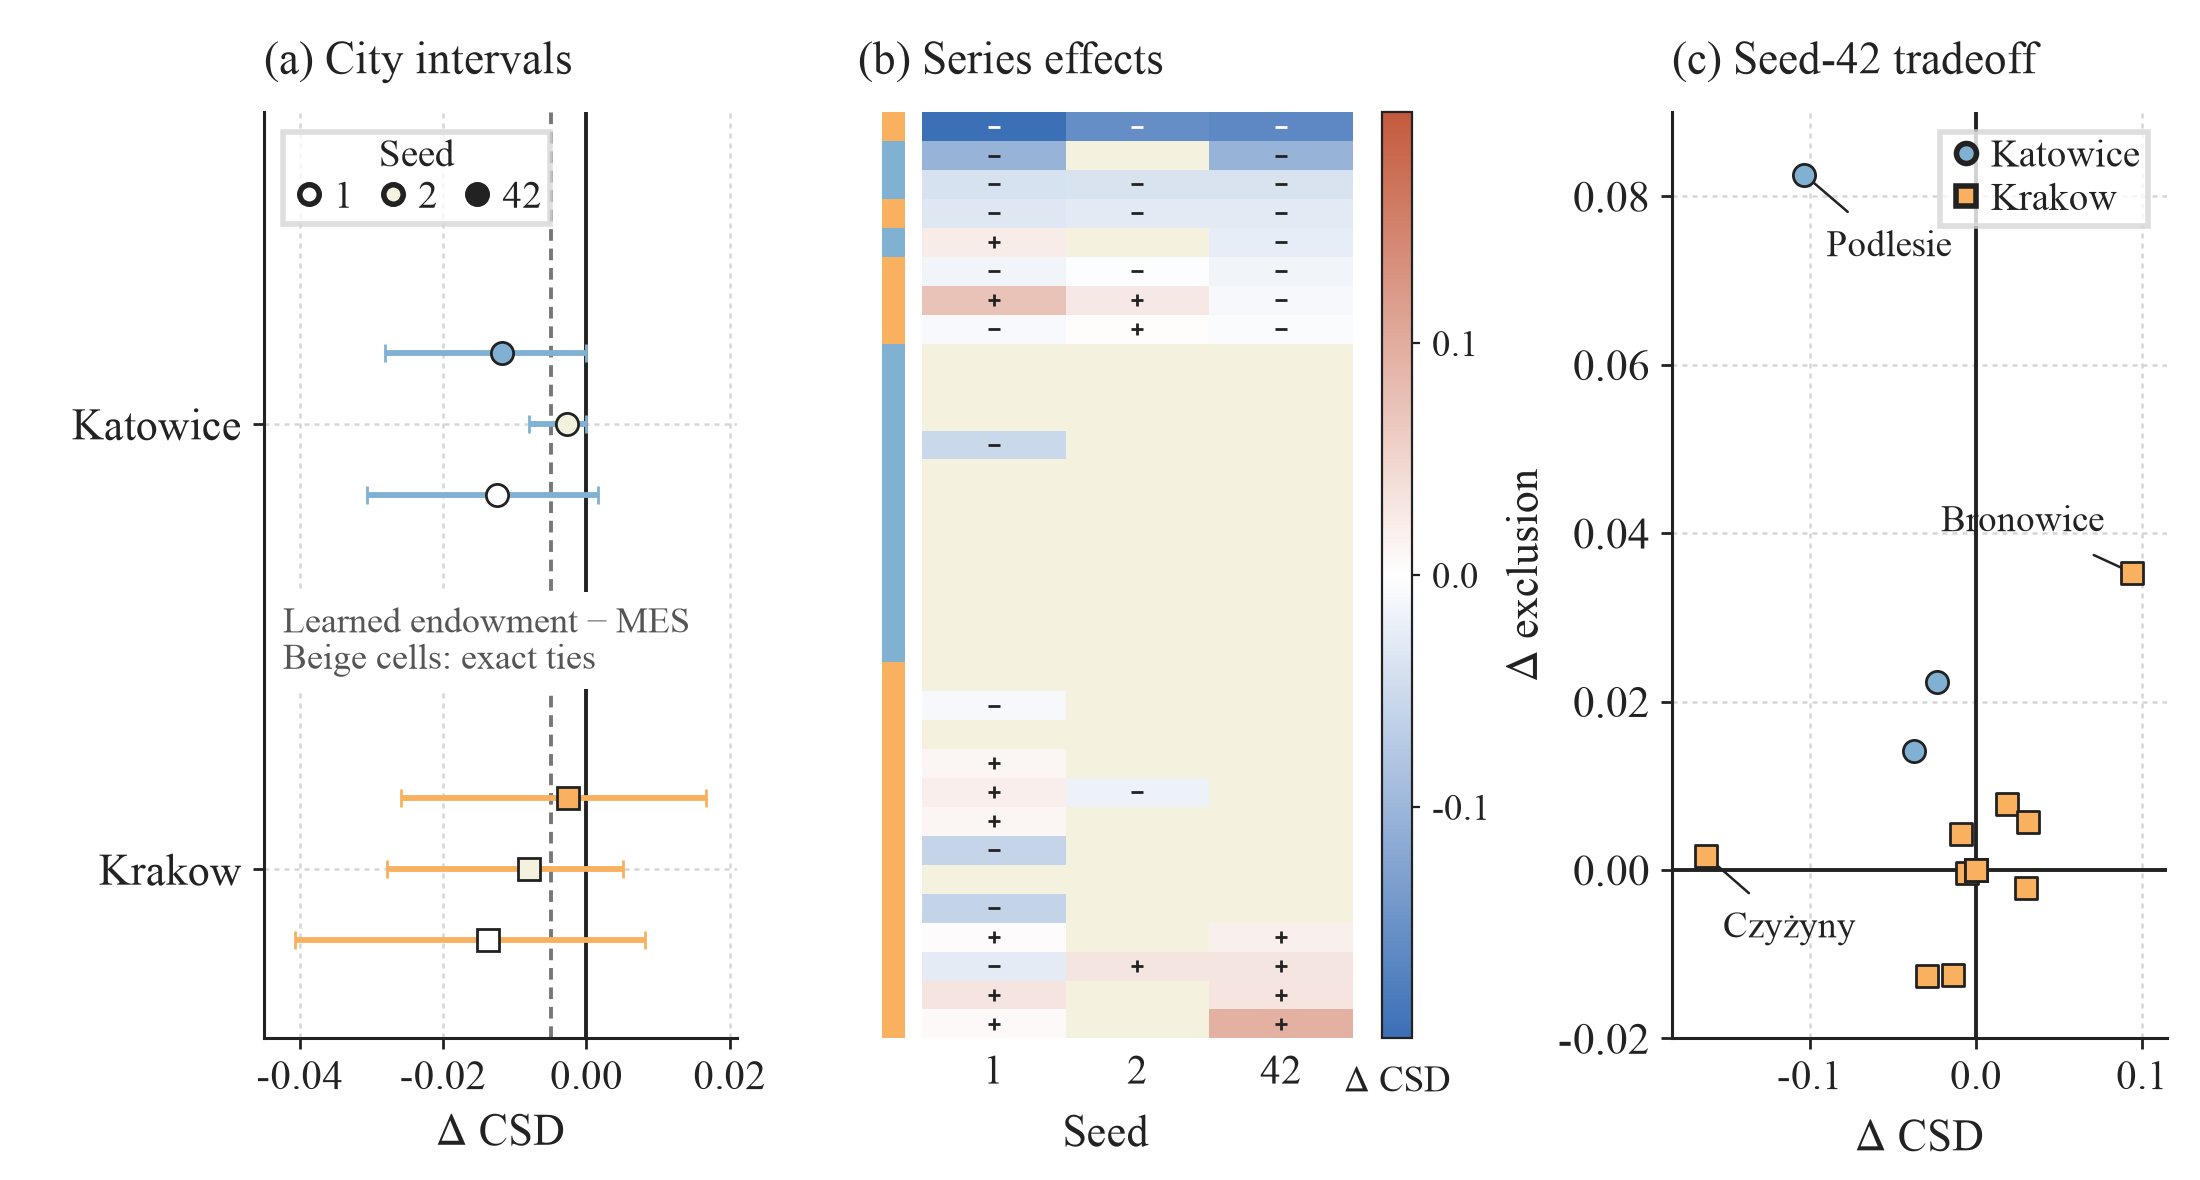

Write Python code to recreate this figure.
"""FigMirror style transfer from TabM (ICLR 2025); original TempoPB data.
Self-contained: edit the DATA SECTOR, then run this file. No repository imports.
"""
from __future__ import annotations
import json
from pathlib import Path
import matplotlib
matplotlib.use("Agg")
import matplotlib.pyplot as plt
from matplotlib.colors import LinearSegmentedColormap, TwoSlopeNorm
from matplotlib.lines import Line2D
from matplotlib.patches import FancyBboxPatch, FancyArrowPatch, Rectangle
from matplotlib.text import Text
import numpy as np

# === DATA SECTOR (edit here) ===
FIGURE = "external"
DATA = json.loads("{\"effects\":[{\"seed\":\"1\",\"series\":\"Poland/Katowice/Bogucice\",\"city\":\"Poland/Katowice\",\"delta_csd\":\"0.0\",\"delta_exclusion\":\"0.0\"},{\"seed\":\"1\",\"series\":\"Poland/Katowice/Dąb\",\"city\":\"Poland/Katowice\",\"delta_csd\":\"0.0\",\"delta_exclusion\":\"0.0\"},{\"seed\":\"1\",\"series\":\"Poland/Katowice/Dąbrówka Mała\",\"city\":\"Poland/Katowice\",\"delta_csd\":\"0.0\",\"delta_exclusion\":\"0.0\"},{\"seed\":\"1\",\"series\":\"Poland/Katowice/Giszowiec\",\"city\":\"Poland/Katowice\",\"delta_csd\":\"-0.05439277845089753\",\"delta_exclusion\":\"-0.028409090909090884\"},{\"seed\":\"1\",\"series\":\"Poland/Katowice/Kostuchna\",\"city\":\"Poland/Katowice\",\"delta_csd\":\"0.0\",\"delta_exclusion\":\"0.0\"},{\"seed\":\"1\",\"series\":\"Poland/Katowice/Koszutka\",\"city\":\"Poland/Katowice\",\"delta_csd\":\"0.0\",\"delta_exclusion\":\"0.0\"},{\"seed\":\"1\",\"series\":\"Poland/Katowice/Murcki\",\"city\":\"Poland/Katowice\",\"delta_csd\":\"-0.03932285236166169\",\"delta_exclusion\":\"0.03491167413970071\"},{\"seed\":\"1\",\"series\":\"Poland/Katowice/Osiedle Tysiąclecia\",\"city\":\"Poland/Katowice\",\"delta_csd\":\"0.0\",\"delta_exclusion\":\"0.0\"},{\"seed\":\"1\",\"series\":\"Poland/Katowice/Osiedle Witosa\",\"city\":\"Poland/Katowice\",\"delta_csd\":\"0.02257769211324112\",\"delta_exclusion\":\"0.020006613756613764\"},{\"seed\":\"1\",\"series\":\"Poland/Katowice/Podlesie\",\"city\":\"Poland/Katowice\",\"delta_csd\":\"-0.10335276924015302\",\"delta_exclusion\":\"0.08257080610021789\"},{\"seed\":\"1\",\"series\":\"Poland/Katowice/Zarzecze\",\"city\":\"Poland/Katowice\",\"delta_csd\":\"0.0\",\"delta_exclusion\":\"0.0\"},{\"seed\":\"1\",\"series\":\"Poland/Katowice/Zawodzie\",\"city\":\"Poland/Katowice\",\"delta_csd\":\"0.0\",\"delta_exclusion\":\"0.0\"},{\"seed\":\"1\",\"series\":\"Poland/Katowice/Załęże\",\"city\":\"Poland/Katowice\",\"delta_csd\":\"0.0\",\"delta_exclusion\":\"0.0\"},{\"seed\":\"1\",\"series\":\"Poland/Katowice/Śródmieście\",\"city\":\"Poland/Katowice\",\"delta_csd\":\"0.0\",\"delta_exclusion\":\"0.0\"},{\"seed\":\"1\",\"series\":\"Poland/Krakow/Bieńczyce\",\"city\":\"Poland/Krakow\",\"delta_csd\":\"0.07296758665025083\",\"delta_exclusion\":\"0.030968581823684352\"},{\"seed\":\"1\",\"series\":\"Poland/Krakow/Bieżanów-Prokocim\",\"city\":\"Poland/Krakow\",\"delta_csd\":\"-0.006411599369645388\",\"delta_exclusion\":\"0.014236556815547113\"},{\"seed\":\"1\",\"series\":\"Poland/Krakow/Bronowice\",\"city\":\"Poland/Krakow\",\"delta_csd\":\"0.0073829479475243445\",\"delta_exclusion\":\"-0.0027947730191102\"},{\"seed\":\"1\",\"series\":\"Poland/Krakow/Czyżyny\",\"city\":\"Poland/Krakow\",\"delta_csd\":\"-0.19971371186431283\",\"delta_exclusion\":\"-0.003235028142629562\"},{\"seed\":\"1\",\"series\":\"Poland/Krakow/Dębniki\",\"city\":\"Poland/Krakow\",\"delta_csd\":\"0.0\",\"delta_exclusion\":\"0.0\"},{\"seed\":\"1\",\"series\":\"Poland/Krakow/Grzegórzki\",\"city\":\"Poland/Krakow\",\"delta_csd\":\"-0.00839694031359009\",\"delta_exclusion\":\"-0.0021477663230240578\"},{\"seed\":\"1\",\"series\":\"Poland/Krakow/Krowodrza\",\"city\":\"Poland/Krakow\",\"delta_csd\":\"0.003781939617304775\",\"delta_exclusion\":\"-0.0016391861922668977\"},{\"seed\":\"1\",\"series\":\"Poland/Krakow/Mistrzejowice\",\"city\":\"Poland/Krakow\",\"delta_csd\":\"-0.013651276541470511\",\"delta_exclusion\":\"-0.01249892250668046\"},{\"seed\":\"1\",\"series\":\"Poland/Krakow/Nowa Huta\",\"city\":\"Poland/Krakow\",\"delta_csd\":\"-0.03262875207645405\",\"delta_exclusion\":\"-0.015506357330992981\"},{\"seed\":\"1\",\"series\":\"Poland/Krakow/Podgórze\",\"city\":\"Poland/Krakow\",\"delta_csd\":\"0.03121874934709412\",\"delta_exclusion\":\"0.0057376296704305385\"},{\"seed\":\"1\",\"series\":\"Poland/Krakow/Podgórze Duchackie\",\"city\":\"Poland/Krakow\",\"delta_csd\":\"0.0\",\"delta_exclusion\":\"0.0\"},{\"seed\":\"1\",\"series\":\"Poland/Krakow/Prądnik Biały\",\"city\":\"Poland/Krakow\",\"delta_csd\":\"0.01154652170359062\",\"delta_exclusion\":\"0.00044126731974231115\"},{\"seed\":\"1\",\"series\":\"Poland/Krakow/Prądnik Czerwony\",\"city\":\"Poland/Krakow\",\"delta_csd\":\"0.019432002853890906\",\"delta_exclusion\":\"0.010352835361763478\"},{\"seed\":\"1\",\"series\":\"Poland/Krakow/Stare Miasto\",\"city\":\"Poland/Krakow\",\"delta_csd\":\"0.010932813761058063\",\"delta_exclusion\":\"0.01853997682502896\"},{\"seed\":\"1\",\"series\":\"Poland/Krakow/Swoszowice\",\"city\":\"Poland/Krakow\",\"delta_csd\":\"-0.05844601323983846\",\"delta_exclusion\":\"-0.0014297385620915034\"},{\"seed\":\"1\",\"series\":\"Poland/Krakow/Wzgórza Krzesławickie\",\"city\":\"Poland/Krakow\",\"delta_csd\":\"0.0\",\"delta_exclusion\":\"0.0\"},{\"seed\":\"1\",\"series\":\"Poland/Krakow/Zwierzyniec\",\"city\":\"Poland/Krakow\",\"delta_csd\":\"-0.027337205422954258\",\"delta_exclusion\":\"-0.0012898492673384387\"},{\"seed\":\"1\",\"series\":\"Poland/Krakow/Łagiewniki-Borek Fałęcki\",\"city\":\"Poland/Krakow\",\"delta_csd\":\"-0.05929865015226091\",\"delta_exclusion\":\"0.02710382513661203\"},{\"seed\":\"2\",\"series\":\"Poland/Katowice/Bogucice\",\"city\":\"Poland/Katowice\",\"delta_csd\":\"0.0\",\"delta_exclusion\":\"0.0\"},{\"seed\":\"2\",\"series\":\"Poland/Katowice/Dąb\",\"city\":\"Poland/Katowice\",\"delta_csd\":\"0.0\",\"delta_exclusion\":\"0.0\"},{\"seed\":\"2\",\"series\":\"Poland/Katowice/Dąbrówka Mała\",\"city\":\"Poland/Katowice\",\"delta_csd\":\"0.0\",\"delta_exclusion\":\"0.0\"},{\"seed\":\"2\",\"series\":\"Poland/Katowice/Giszowiec\",\"city\":\"Poland/Katowice\",\"delta_csd\":\"0.0\",\"delta_exclusion\":\"0.0\"},{\"seed\":\"2\",\"series\":\"Poland/Katowice/Kostuchna\",\"city\":\"Poland/Katowice\",\"delta_csd\":\"0.0\",\"delta_exclusion\":\"0.0\"},{\"seed\":\"2\",\"series\":\"Poland/Katowice/Koszutka\",\"city\":\"Poland/Katowice\",\"delta_csd\":\"0.0\",\"delta_exclusion\":\"0.0\"},{\"seed\":\"2\",\"series\":\"Poland/Katowice/Murcki\",\"city\":\"Poland/Katowice\",\"delta_csd\":\"-0.037486551791139355\",\"delta_exclusion\":\"0.014129736673089269\"},{\"seed\":\"2\",\"series\":\"Poland/Katowice/Osiedle Tysiąclecia\",\"city\":\"Poland/Katowice\",\"delta_csd\":\"0.0\",\"delta_exclusion\":\"0.0\"},{\"seed\":\"2\",\"series\":\"Poland/Katowice/Osiedle Witosa\",\"city\":\"Poland/Katowice\",\"delta_csd\":\"0.0\",\"delta_exclusion\":\"0.0\"},{\"seed\":\"2\",\"series\":\"Poland/Katowice/Podlesie\",\"city\":\"Poland/Katowice\",\"delta_csd\":\"0.0\",\"delta_exclusion\":\"0.0\"},{\"seed\":\"2\",\"series\":\"Poland/Katowice/Zarzecze\",\"city\":\"Poland/Katowice\",\"delta_csd\":\"0.0\",\"delta_exclusion\":\"0.0\"},{\"seed\":\"2\",\"series\":\"Poland/Katowice/Zawodzie\",\"city\":\"Poland/Katowice\",\"delta_csd\":\"0.0\",\"delta_exclusion\":\"0.0\"},{\"seed\":\"2\",\"series\":\"Poland/Katowice/Załęże\",\"city\":\"Poland/Katowice\",\"delta_csd\":\"0.0\",\"delta_exclusion\":\"0.0\"},{\"seed\":\"2\",\"series\":\"Poland/Katowice/Śródmieście\",\"city\":\"Poland/Katowice\",\"delta_csd\":\"0.0\",\"delta_exclusion\":\"0.0\"},{\"seed\":\"2\",\"series\":\"Poland/Krakow/Bieńczyce\",\"city\":\"Poland/Krakow\",\"delta_csd\":\"0.027977755990022807\",\"delta_exclusion\":\"0.006372848707771855\"},{\"seed\":\"2\",\"series\":\"Poland/Krakow/Bieżanów-Prokocim\",\"city\":\"Poland/Krakow\",\"delta_csd\":\"0.001841297752980836\",\"delta_exclusion\":\"-0.0003073896471166848\"},{\"seed\":\"2\",\"series\":\"Poland/Krakow/Bronowice\",\"city\":\"Poland/Krakow\",\"delta_csd\":\"0.0\",\"delta_exclusion\":\"0.0\"},{\"seed\":\"2\",\"series\":\"Poland/Krakow/Czyżyny\",\"city\":\"Poland/Krakow\",\"delta_csd\":\"-0.1552802781867308\",\"delta_exclusion\":\"-0.003143006809848095\"},{\"seed\":\"2\",\"series\":\"Poland/Krakow/Dębniki\",\"city\":\"Poland/Krakow\",\"delta_csd\":\"0.0\",\"delta_exclusion\":\"0.0\"},{\"seed\":\"2\",\"series\":\"Poland/Krakow/Grzegórzki\",\"city\":\"Poland/Krakow\",\"delta_csd\":\"0.0\",\"delta_exclusion\":\"0.0\"},{\"seed\":\"2\",\"series\":\"Poland/Krakow/Krowodrza\",\"city\":\"Poland/Krakow\",\"delta_csd\":\"0.0\",\"delta_exclusion\":\"0.0\"},{\"seed\":\"2\",\"series\":\"Poland/Krakow/Mistrzejowice\",\"city\":\"Poland/Krakow\",\"delta_csd\":\"-0.002096980197125606\",\"delta_exclusion\":\"-0.0016377898457029597\"},{\"seed\":\"2\",\"series\":\"Poland/Krakow/Nowa Huta\",\"city\":\"Poland/Krakow\",\"delta_csd\":\"-0.029524872827069726\",\"delta_exclusion\":\"-0.01261948486132694\"},{\"seed\":\"2\",\"series\":\"Poland/Krakow/Podgórze\",\"city\":\"Poland/Krakow\",\"delta_csd\":\"0.0\",\"delta_exclusion\":\"0.0\"},{\"seed\":\"2\",\"series\":\"Poland/Krakow/Podgórze Duchackie\",\"city\":\"Poland/Krakow\",\"delta_csd\":\"0.0\",\"delta_exclusion\":\"0.0\"},{\"seed\":\"2\",\"series\":\"Poland/Krakow/Prądnik Biały\",\"city\":\"Poland/Krakow\",\"delta_csd\":\"0.0\",\"delta_exclusion\":\"0.0\"},{\"seed\":\"2\",\"series\":\"Poland/Krakow/Prądnik Czerwony\",\"city\":\"Poland/Krakow\",\"delta_csd\":\"-0.017592632354277493\",\"delta_exclusion\":\"-0.010938654841093874\"},{\"seed\":\"2\",\"series\":\"Poland/Krakow/Stare Miasto\",\"city\":\"Poland/Krakow\",\"delta_csd\":\"0.0\",\"delta_exclusion\":\"0.0\"},{\"seed\":\"2\",\"series\":\"Poland/Krakow/Swoszowice\",\"city\":\"Poland/Krakow\",\"delta_csd\":\"0.0\",\"delta_exclusion\":\"0.0\"},{\"seed\":\"2\",\"series\":\"Poland/Krakow/Wzgórza Krzesławickie\",\"city\":\"Poland/Krakow\",\"delta_csd\":\"0.0\",\"delta_exclusion\":\"0.0\"},{\"seed\":\"2\",\"series\":\"Poland/Krakow/Zwierzyniec\",\"city\":\"Poland/Krakow\",\"delta_csd\":\"0.029993609543450872\",\"delta_exclusion\":\"-0.0021609940572663577\"},{\"seed\":\"2\",\"series\":\"Poland/Krakow/Łagiewniki-Borek Fałęcki\",\"city\":\"Poland/Krakow\",\"delta_csd\":\"0.0\",\"delta_exclusion\":\"0.0\"},{\"seed\":\"42\",\"series\":\"Poland/Katowice/Bogucice\",\"city\":\"Poland/Katowice\",\"delta_csd\":\"0.0\",\"delta_exclusion\":\"0.0\"},{\"seed\":\"42\",\"series\":\"Poland/Katowice/Dąb\",\"city\":\"Poland/Katowice\",\"delta_csd\":\"0.0\",\"delta_exclusion\":\"0.0\"},{\"seed\":\"42\",\"series\":\"Poland/Katowice/Dąbrówka Mała\",\"city\":\"Poland/Katowice\",\"delta_csd\":\"0.0\",\"delta_exclusion\":\"0.0\"},{\"seed\":\"42\",\"series\":\"Poland/Katowice/Giszowiec\",\"city\":\"Poland/Katowice\",\"delta_csd\":\"0.0\",\"delta_exclusion\":\"0.0\"},{\"seed\":\"42\",\"series\":\"Poland/Katowice/Kostuchna\",\"city\":\"Poland/Katowice\",\"delta_csd\":\"0.0\",\"delta_exclusion\":\"0.0\"},{\"seed\":\"42\",\"series\":\"Poland/Katowice/Koszutka\",\"city\":\"Poland/Katowice\",\"delta_csd\":\"0.0\",\"delta_exclusion\":\"0.0\"},{\"seed\":\"42\",\"series\":\"Poland/Katowice/Murcki\",\"city\":\"Poland/Katowice\",\"delta_csd\":\"-0.037486551791139355\",\"delta_exclusion\":\"0.014129736673089269\"},{\"seed\":\"42\",\"series\":\"Poland/Katowice/Osiedle Tysiąclecia\",\"city\":\"Poland/Katowice\",\"delta_csd\":\"0.0\",\"delta_exclusion\":\"0.0\"},{\"seed\":\"42\",\"series\":\"Poland/Katowice/Osiedle Witosa\",\"city\":\"Poland/Katowice\",\"delta_csd\":\"-0.02346546176093585\",\"delta_exclusion\":\"0.02232238677827862\"},{\"seed\":\"42\",\"series\":\"Poland/Katowice/Podlesie\",\"city\":\"Poland/Katowice\",\"delta_csd\":\"-0.10335276924015302\",\"delta_exclusion\":\"0.08257080610021789\"},{\"seed\":\"42\",\"series\":\"Poland/Katowice/Zarzecze\",\"city\":\"Poland/Katowice\",\"delta_csd\":\"0.0\",\"delta_exclusion\":\"0.0\"},{\"seed\":\"42\",\"series\":\"Poland/Katowice/Zawodzie\",\"city\":\"Poland/Katowice\",\"delta_csd\":\"0.0\",\"delta_exclusion\":\"0.0\"},{\"seed\":\"42\",\"series\":\"Poland/Katowice/Załęże\",\"city\":\"Poland/Katowice\",\"delta_csd\":\"0.0\",\"delta_exclusion\":\"0.0\"},{\"seed\":\"42\",\"series\":\"Poland/Katowice/Śródmieście\",\"city\":\"Poland/Katowice\",\"delta_csd\":\"0.0\",\"delta_exclusion\":\"0.0\"},{\"seed\":\"42\",\"series\":\"Poland/Krakow/Bieńczyce\",\"city\":\"Poland/Krakow\",\"delta_csd\":\"-0.00930243959644439\",\"delta_exclusion\":\"0.004266779398945514\"},{\"seed\":\"42\",\"series\":\"Poland/Krakow/Bieżanów-Prokocim\",\"city\":\"Poland/Krakow\",\"delta_csd\":\"-0.005156819043503347\",\"delta_exclusion\":\"-0.0003073896471166848\"},{\"seed\":\"42\",\"series\":\"Poland/Krakow/Bronowice\",\"city\":\"Poland/Krakow\",\"delta_csd\":\"0.09384691631595775\",\"delta_exclusion\":\"0.035317677043509924\"},{\"seed\":\"42\",\"series\":\"Poland/Krakow/Czyżyny\",\"city\":\"Poland/Krakow\",\"delta_csd\":\"-0.16234683907084715\",\"delta_exclusion\":\"0.001658809149642046\"},{\"seed\":\"42\",\"series\":\"Poland/Krakow/Dębniki\",\"city\":\"Poland/Krakow\",\"delta_csd\":\"0.0\",\"delta_exclusion\":\"0.0\"},{\"seed\":\"42\",\"series\":\"Poland/Krakow/Grzegórzki\",\"city\":\"Poland/Krakow\",\"delta_csd\":\"0.0\",\"delta_exclusion\":\"0.0\"},{\"seed\":\"42\",\"series\":\"Poland/Krakow/Krowodrza\",\"city\":\"Poland/Krakow\",\"delta_csd\":\"0.018635158608387256\",\"delta_exclusion\":\"0.00788739230675889\"},{\"seed\":\"42\",\"series\":\"Poland/Krakow/Mistrzejowice\",\"city\":\"Poland/Krakow\",\"delta_csd\":\"-0.013651276541470511\",\"delta_exclusion\":\"-0.01249892250668046\"},{\"seed\":\"42\",\"series\":\"Poland/Krakow/Nowa Huta\",\"city\":\"Poland/Krakow\",\"delta_csd\":\"-0.029524872827069726\",\"delta_exclusion\":\"-0.01261948486132694\"},{\"seed\":\"42\",\"series\":\"Poland/Krakow/Podgórze\",\"city\":\"Poland/Krakow\",\"delta_csd\":\"0.03121874934709412\",\"delta_exclusion\":\"0.0057376296704305385\"},{\"seed\":\"42\",\"series\":\"Poland/Krakow/Podgórze Duchackie\",\"city\":\"Poland/Krakow\",\"delta_csd\":\"0.0\",\"delta_exclusion\":\"0.0\"},{\"seed\":\"42\",\"series\":\"Poland/Krakow/Prądnik Biały\",\"city\":\"Poland/Krakow\",\"delta_csd\":\"0.0\",\"delta_exclusion\":\"0.0\"},{\"seed\":\"42\",\"series\":\"Poland/Krakow/Prądnik Czerwony\",\"city\":\"Poland/Krakow\",\"delta_csd\":\"0.0\",\"delta_exclusion\":\"0.0\"},{\"seed\":\"42\",\"series\":\"Poland/Krakow/Stare Miasto\",\"city\":\"Poland/Krakow\",\"delta_csd\":\"0.0\",\"delta_exclusion\":\"0.0\"},{\"seed\":\"42\",\"series\":\"Poland/Krakow/Swoszowice\",\"city\":\"Poland/Krakow\",\"delta_csd\":\"0.0\",\"delta_exclusion\":\"0.0\"},{\"seed\":\"42\",\"series\":\"Poland/Krakow/Wzgórza Krzesławickie\",\"city\":\"Poland/Krakow\",\"delta_csd\":\"0.0\",\"delta_exclusion\":\"0.0\"},{\"seed\":\"42\",\"series\":\"Poland/Krakow/Zwierzyniec\",\"city\":\"Poland/Krakow\",\"delta_csd\":\"0.029993609543450872\",\"delta_exclusion\":\"-0.0021609940572663577\"},{\"seed\":\"42\",\"series\":\"Poland/Krakow/Łagiewniki-Borek Fałęcki\",\"city\":\"Poland/Krakow\",\"delta_csd\":\"0.0\",\"delta_exclusion\":\"0.0\"}],\"intervals\":[{\"seed\":\"1\",\"city\":\"Poland/Katowice\",\"difference\":\"-0.01246362199567651\",\"ci_low\":\"-0.03069432927693753\",\"ci_high\":\"0.0016126922938029373\"},{\"seed\":\"1\",\"city\":\"Poland/Krakow\",\"difference\":\"-0.013812310394434046\",\"ci_low\":\"-0.040688923656287554\",\"ci_high\":\"0.008176038678425564\"},{\"seed\":\"2\",\"city\":\"Poland/Katowice\",\"difference\":\"-0.0026776108422242395\",\"ci_low\":\"-0.00803283252667272\",\"ci_high\":\"0.0\"},{\"seed\":\"2\",\"city\":\"Poland/Krakow\",\"difference\":\"-0.008037894459930507\",\"ci_low\":\"-0.027793162678913012\",\"ci_high\":\"0.005117572627737076\"},{\"seed\":\"42\",\"city\":\"Poland/Katowice\",\"difference\":\"-0.011736055913730586\",\"ci_low\":\"-0.028176841645247863\",\"ci_high\":\"0.0\"},{\"seed\":\"42\",\"city\":\"Poland/Krakow\",\"difference\":\"-0.002571545181358063\",\"ci_low\":\"-0.025908745651570884\",\"ci_high\":\"0.0166219908152236\"}],\"decision\":\"falsified\",\"hashes\":{\"effects.csv\":\"1d384ae167d88fae6a3b90db8ab358caaae7ef583ebde05012885aae62a424cf\",\"city_intervals.csv\":\"4dbbaa952ec65e2d2a49f23c65731fea8d70768a24552ac9acfe3dc42a3114ff\",\"diagnostics.json\":\"c2c34f16d3bf05a59f7c3a15a9fc049d3c0a60f40803c9f56d8e9d9fe0a58dcb\"},\"manifest_sha256\":\"d9fff666a907b8c398477bd0fbae791737919d89892714020659677c8649bc73\"}")
# === END DATA SECTOR ===

# Palette inspired by TabM Figures 1, 3 and 4; restrained line weights.
BLUE, ORANGE, GREEN = "#80b1d3", "#f9b160", "#7cca72"
PALE_BLUE, PALE_GREEN = "#cfe4f7", "#c4ecc1"
INK, GRID = "#222222", "#d6d6d6"  # Near-black axes and light dashed guides.
TIE = "#f4f1de"  # Exact-zero effects retain a separate color.
NEG, POS = "#3b6fb6", "#c45a3d"  # Negative and positive effect colors.
plt.rcParams.update({
    "pdf.fonttype": 42, "ps.fonttype": 42,
    "font.family": "serif", "font.serif": ["Times New Roman", "DejaVu Serif"],
    "mathtext.fontset": "stix", "font.size": 8,
    "axes.labelsize": 8, "axes.titlesize": 8.5,
    "xtick.labelsize": 7.4, "ytick.labelsize": 8,
    "legend.fontsize": 7.3, "legend.frameon": False,
    "axes.edgecolor": INK, "axes.linewidth": 0.55,
    "text.color": INK, "axes.labelcolor": INK,
    "xtick.color": INK, "ytick.color": INK,
    "axes.unicode_minus": False, "figure.dpi": 180,
    "savefig.dpi": 400, "savefig.bbox": None,
})
TARGETS = ("0.0", "0.85", "1.0")
KERNELS = ("static-floor", "payment-only", "payment+completion")
CITIES = ("Poland/Katowice", "Poland/Krakow")
SEEDS = (1, 2, 42)

def style_axis(ax) -> None:
    ax.spines[["top", "right"]].set_visible(False)
    for s in ("left", "bottom"):
        ax.spines[s].set_linewidth(0.55)
        ax.spines[s].set_color(INK)
    ax.tick_params(length=2.0, width=0.5, direction="out", pad=2)
    ax.grid(True, axis="both", color=GRID, linestyle=(0, (2, 2)), linewidth=0.45)
    ax.set_axisbelow(True)

def text_floor(fig) -> dict:
    """Check actual rendered text bounds, including legends and figure-level labels."""
    fig.canvas.draw()
    renderer = fig.canvas.get_renderer()
    texts = list(fig.texts)
    for ax in fig.axes:
        if ax.axison:
            texts.extend(ax.get_xticklabels() + ax.get_yticklabels())
            texts.extend([ax.title, ax._left_title, ax._right_title,
                          ax.xaxis.label, ax.yaxis.label])
        texts.extend(ax.texts)
        if ax.get_legend():
            texts.extend(ax.get_legend().get_texts())
            texts.append(ax.get_legend().get_title())
    for leg in fig.legends:
        texts.extend(leg.get_texts()); texts.append(leg.get_title())
    seen = set(); boxes = []
    for t in texts:
        if id(t) in seen or not t.get_visible() or not t.get_text().strip():
            continue
        seen.add(id(t))
        b = Text.get_window_extent(t, renderer)
        boxes.append((t.get_text(), b))
    clipping = [s for s,b in boxes if b.x0 < 0 or b.y0 < 0 or
                b.x1 > fig.bbox.width or b.y1 > fig.bbox.height]
    overlap = []
    for i,(sa,a) in enumerate(boxes):
        for sb,b in boxes[i+1:]:
            if a.overlaps(b):
                overlap.append([sa,sb])
    result = {"scope":"rendered text bounds and pairwise text overlap only",
              "text_count":len(boxes), "clipped":clipping, "overlaps":overlap,
              "passed":not clipping and not overlap}
    if not result["passed"]:
        raise AssertionError(json.dumps(result, ensure_ascii=False))
    return result

def schematic():
    plt.rcParams.update({"font.family":"sans-serif",
                         "font.sans-serif":["Arial", "DejaVu Sans"]})
    fig = plt.figure(figsize=(5.5, 2.24))
    ax = fig.add_axes([0.012,0.025,0.976,0.955]); ax.set(xlim=(0,1),ylim=(0,1))
    ax.axis("off")
    centers = (0.217,0.58,0.862)
    for x,label in zip(centers, ("Learned object","Allocation rule","Observed changes")):
        ax.text(x,.962,label,ha="center",va="center",fontsize=8.1)
    rows = (.77,.57,.37)
    fills = (PALE_BLUE, PALE_GREEN, "#f5f5f5")  # Distinct mechanism lanes and a neutral baseline.
    blocks = ((.018,.398),(.47,.22),(.744,.238))
    for y,fill in zip(rows,fills):
        for col,(x,w) in enumerate(blocks):
            ax.add_patch(FancyBboxPatch((x,y-.082),w,.164,
                boxstyle="round,pad=0.004,rounding_size=0.018",
                fc=fill if col<2 else "white",ec=INK,lw=.55))
        for x0,x1 in ((.422,.463),(.696,.737)):
            ax.add_patch(FancyArrowPatch((x0,y),(x1,y),arrowstyle="-|>",
                         mutation_scale=6,lw=.55,color=INK))
    ax.text(centers[0],.827,"Endowment map",ha="center",va="center",fontsize=7.7)
    ax.text(centers[0],.742,DATA["endowment_equation"],ha="center",va="center",fontsize=8.6)
    ax.text(centers[0],.595,"Project priority",ha="center",va="center",fontsize=7.7)
    ax.text(centers[0],.54,"Learned purchase order",ha="center",va="center",fontsize=7.2)
    ax.text(centers[0],.416,"Direct score",ha="center",va="center",fontsize=7.7)
    ax.text(centers[0],.355,DATA["direct_equation"],ha="center",va="center",fontsize=8.6)
    for y,label in zip(rows,DATA["rules"]):
        ax.text(centers[1],y,label,ha="center",va="center",fontsize=7.4,linespacing=1.2)
    for y,count in zip(rows[:2], DATA["counts"]):
        ax.text(centers[2],y+.033,count+" series",ha="center",va="center",fontsize=8.8)
        ax.text(centers[2],y-.034,"Projected support",ha="center",va="center",fontsize=6.9)
    ax.text(centers[2],rows[2]+.053,"Not guaranteed",ha="center",va="center",fontsize=7.2)
    ax.text(centers[2],rows[2]-.031,"Not tested on\nprojected support",ha="center",
            va="center",fontsize=6.9,linespacing=1.05)
    ax.text(.018,.238,"Contains",ha="left",va="center",fontsize=7.1)
    ax.text(.165,.238,DATA["containment"][0],ha="left",va="center",fontsize=8.0)
    ax.text(.165,.175,DATA["containment"][1],ha="left",va="center",fontsize=8.0)
    ax.plot([.018,.982],[.126,.126],color="#777777",lw=.45)
    ax.text(.5,.087,"Replay: fixed weights and features; histories and later scores may differ.",
            ha="center",va="center",fontsize=7.0)
    ax.text(.5,.033,"Fitted-class differences do not identify the causal effect of payment.",
            ha="center",va="center",fontsize=7.0)
    return fig, {"lanes":DATA["counts"],"equations":[DATA["endowment_equation"],
                         DATA["direct_equation"]]+DATA["containment"]}

def coverage():
    table={(str(float(r["floor"])),r["kernel"]):r for r in DATA["rows"]}
    assert len(table)==12
    fig,axes=plt.subplots(1,2,figsize=(5.5,2.20),sharey=True)
    fig.subplots_adjust(left=.185,right=.985,bottom=.275,top=.86,wspace=.14)
    specs=(("exclusion_diff_vs_direct","exclusion_ci_lo","exclusion_ci_hi",
            "(a) Exclusion",[-.1,-.05,0],(-.14,.025)),
           ("diff_vs_direct","ci_lo","ci_hi",
            "(b) Worst-group CSD",[-.025,0,.025,.05,.075,.1],(-.043,.107)))
    plotted=[]
    for ax,(field,lo,hi,title,ticks,limits) in zip(axes,specs):
        style_axis(ax)
        for i,(target,color) in enumerate(zip(TARGETS,(BLUE,ORANGE,GREEN))):
            ys=np.arange(3)[::-1]+(-.22,0,.22)[i]
            vals=np.array([float(table[(target,k)][field]) for k in KERNELS])
            lows=np.array([float(table[(target,k)][lo]) for k in KERNELS])
            highs=np.array([float(table[(target,k)][hi]) for k in KERNELS])
            assert np.all(lows<=vals) and np.all(vals<=highs)
            ax.errorbar(vals,ys,xerr=[vals-lows,highs-vals],fmt="D",ms=3.6,
                        mfc=color,mec=INK,mew=.45,ecolor=color,elinewidth=1.0,
                        capsize=1.7,capthick=.6,zorder=4)
            plotted.extend([[field,target,k,float(v),float(l),float(h)]
                             for k,v,l,h in zip(KERNELS,vals,lows,highs)])
        ax.axvline(0,color=INK,lw=.7,zorder=2)
        ax.set(yticks=[2,1,0],yticklabels=["Static floor","Payment","Payment\n+ completion"],
               ylim=(-.45,2.48),xlim=limits,xticks=ticks,xlabel="Change versus direct fill")
        ax.set_title(title,loc="left",pad=6)
    handles=[Line2D([],[],marker="D",ls="",mfc=c,mec=INK,mew=.45,ms=3.8,label=l)
             for c,l in zip((BLUE,ORANGE,GREEN),("Unpenalized","0.85","1.00"))]
    fig.legend(handles=handles,ncol=3,loc="lower center",bbox_to_anchor=(.58,.005),
               title="Welfare target",title_fontsize=7.4,handletextpad=.3,
               columnspacing=.9,borderpad=.2,labelspacing=.25)
    return fig, {"contrasts":plotted}

def external():
    effects=DATA["effects"]; intervals=DATA["intervals"]
    assert DATA["decision"]=="falsified" and len(effects)==96 and len(intervals)==6
    assert len({(int(r["seed"]),r["series"]) for r in effects})==96
    primary=[r for r in effects if int(r["seed"])==42]
    assert len(primary)==32
    ordered=sorted(primary,key=lambda r:(float(r["delta_csd"]),r["series"]))
    order=[r["series"] for r in ordered]
    lookup={(r["series"],int(r["seed"])):float(r["delta_csd"]) for r in effects}
    matrix=np.array([[lookup[(s,seed)] for seed in SEEDS] for s in order])
    limit=float(np.max(np.abs(matrix)))
    assert limit==0.19971371186431283
    fig=plt.figure(figsize=(5.5,2.95))
    ax=fig.add_axes([.12,.12,.215,.785])
    heat=fig.add_axes([.390,.12,.225,.785])
    cbax=fig.add_axes([.628,.12,.014,.785])
    trade=fig.add_axes([.760,.12,.225,.785])
    style_axis(ax); style_axis(trade)
    colors={CITIES[0]:BLUE,CITIES[1]:ORANGE}
    shapes={CITIES[0]:"o",CITIES[1]:"s"}
    intervals_plotted=[]
    for ci,city in enumerate(CITIES):
        for seed,offset in zip(SEEDS,(-.16,0,.16)):
            r=next(r for r in intervals if r["city"]==city and int(r["seed"])==seed)
            v,lo,hi=[float(r[k]) for k in ("difference","ci_low","ci_high")]
            face={1:"white",2:TIE,42:colors[city]}[seed]
            ax.errorbar(v,1-ci+offset,xerr=[[v-lo],[hi-v]],fmt=shapes[city],
                        ms=4,mfc=face,mec=INK,mew=.5,ecolor=colors[city],
                        elinewidth=1.05,capsize=1.7,capthick=.55,zorder=4)
            intervals_plotted.append([city,seed,v,lo,hi])
    ax.axvline(0,color=INK,lw=.7)
    ax.axvline(-.005,color="#777777",lw=.7,ls=(0,(3,2)))
    ax.set(xlim=(-.045,.021),ylim=(-.38,1.7),yticks=[1,0],
           yticklabels=["Katowice","Krakow"],xticks=[-.04,-.02,0,.02])
    ax.set_xlabel(r"$\Delta$ CSD",labelpad=3)
    ax.set_title("(a) City intervals",loc="left",pad=7,fontsize=8.2)
    cmap=LinearSegmentedColormap.from_list("csd",(NEG,"white",POS))
    cmap=cmap.with_extremes(bad=TIE)
    im=heat.imshow(np.ma.masked_where(matrix==0,matrix),aspect="auto",
                    interpolation="nearest",cmap=cmap,
                    norm=TwoSlopeNorm(vmin=-limit,vcenter=0,vmax=limit))
    heat.set(xticks=[0,1,2],xticklabels=["1","2","42"],yticks=[],xlabel="Seed")
    heat.set_title("(b) Series effects",loc="left",pad=7,fontsize=8.2)
    heat.tick_params(length=0,pad=3)
    for s in heat.spines.values(): s.set_visible(False)
    for j,r in enumerate(ordered):
        heat.add_patch(Rectangle((-.78,j-.5),.16,1,fc=colors[r["city"]],
                                 ec="none",clip_on=False))
        for k,value in enumerate(matrix[j]):
            if value:
                heat.plot(k,j,marker="+" if value>0 else "_",ls="",
                          markersize=2.1,markeredgewidth=.5,
                          color="white" if abs(value)>.13 else INK)
    cb=fig.colorbar(im,cax=cbax,ticks=[-.1,0,.1])
    cb.ax.tick_params(labelsize=6.6,length=1.5,width=.4,pad=2)
    cb.outline.set_linewidth(.4)
    cb.ax.set_xlabel(r"$\Delta$ CSD",fontsize=6.6,labelpad=5)
    for city in CITIES:
        rows=[r for r in primary if r["city"]==city]
        trade.scatter([float(r["delta_csd"]) for r in rows],
                      [float(r["delta_exclusion"]) for r in rows],
                      s=16,c=colors[city],marker=shapes[city],edgecolors=INK,
                      linewidths=.5,label=city.rsplit("/",1)[-1],zorder=4)
    trade.axvline(0,color=INK,lw=.7);trade.axhline(0,color=INK,lw=.7)
    trade.set(xlim=(-.183,.115),ylim=(-.02,.09),xticks=[-.1,0,.1],
              yticks=[-.02,0,.02,.04,.06,.08],
              xlabel=r"$\Delta$ CSD",ylabel=r"$\Delta$ exclusion")
    trade.set_title("(c) Seed-42 tradeoff",loc="left",pad=7,fontsize=8.2)
    trade.yaxis.labelpad=2
    for name,offset in {"Czyżyny":(3,-10),"Podlesie":(4,-10),"Bronowice":(-5,6)}.items():
        r=next(r for r in primary if r["series"].endswith("/"+name))
        trade.annotate(name,(float(r["delta_csd"]),float(r["delta_exclusion"])),
                       xytext=offset,textcoords="offset points",
                       ha="left" if offset[0]>0 else "right",
                       va="top" if offset[1]<0 else "bottom",fontsize=6.7,
                       arrowprops={"arrowstyle":"-","lw":.45,"color":INK})
    seed_handles=[Line2D([],[],marker="o",ls="",mfc=f,mec=INK,ms=3.5,label=str(s))
                  for s,f in [(1,"white"),(2,TIE),(42,INK)]]
    ax.legend(handles=seed_handles,title="Seed",title_fontsize=7.0,ncol=3,
              loc="upper left",fontsize=7.0,handletextpad=.2,handlelength=.9,
              columnspacing=.55,borderpad=.2,labelspacing=.15,
              frameon=True,fancybox=False,edgecolor=GRID,facecolor="white")
    city_handles=[Line2D([],[],marker=shapes[c],ls="",mfc=colors[c],mec=INK,
                        ms=3.6,label=c.rsplit("/",1)[-1]) for c in CITIES]
    trade.legend(handles=city_handles,ncol=1,loc="upper right",fontsize=7.0,
                 handletextpad=.2,handlelength=.9,borderpad=.2,labelspacing=.2,
                 frameon=True,fancybox=False,edgecolor=GRID,facecolor="white")
    ax.text(.04,.43,"Learned endowment − MES\nBeige cells: exact ties",
            transform=ax.transAxes,ha="left",va="center",fontsize=6.4,
            linespacing=1.25,color="#555555",
            bbox={"facecolor":"white","edgecolor":"none","pad":1.5})
    return fig, {"intervals":intervals_plotted,"order":order,"matrix":matrix.tolist(),
                 "points":[[r["series"],r["city"],float(r["delta_csd"]),
                             float(r["delta_exclusion"])] for r in primary],
                 "zero_primary":sum(float(r["delta_csd"])==0 for r in primary),
                 "heatmap_limit":limit,"threshold":-.005}

def main() -> None:
    fig,plotted={"schematic":schematic,"coverage":coverage,"external":external}[FIGURE]()
    report=text_floor(fig)
    folder=Path(__file__).resolve().parent
    suffix=Path(__file__).stem.removeprefix("figure_")
    stem="figure" if suffix=="figure" else "img_"+suffix
    fig.savefig(folder/(stem+".png"),dpi=400)
    fig.savefig(folder/(stem+".pdf"),metadata={"CreationDate":None,"ModDate":None})
    report_path=folder/("floor_selfcheck_final.txt" if stem=="figure" else
                        "floor_selfcheck_"+suffix+".txt")
    report_path.write_text(json.dumps(report,indent=2)+"\n")
    (folder/"plotted_data.json").write_text(json.dumps(plotted,ensure_ascii=False,indent=2)+"\n")
    plt.close(fig)
    print(FIGURE+": floor passed; "+stem+".png/.pdf")
if __name__=="__main__":
    main()
